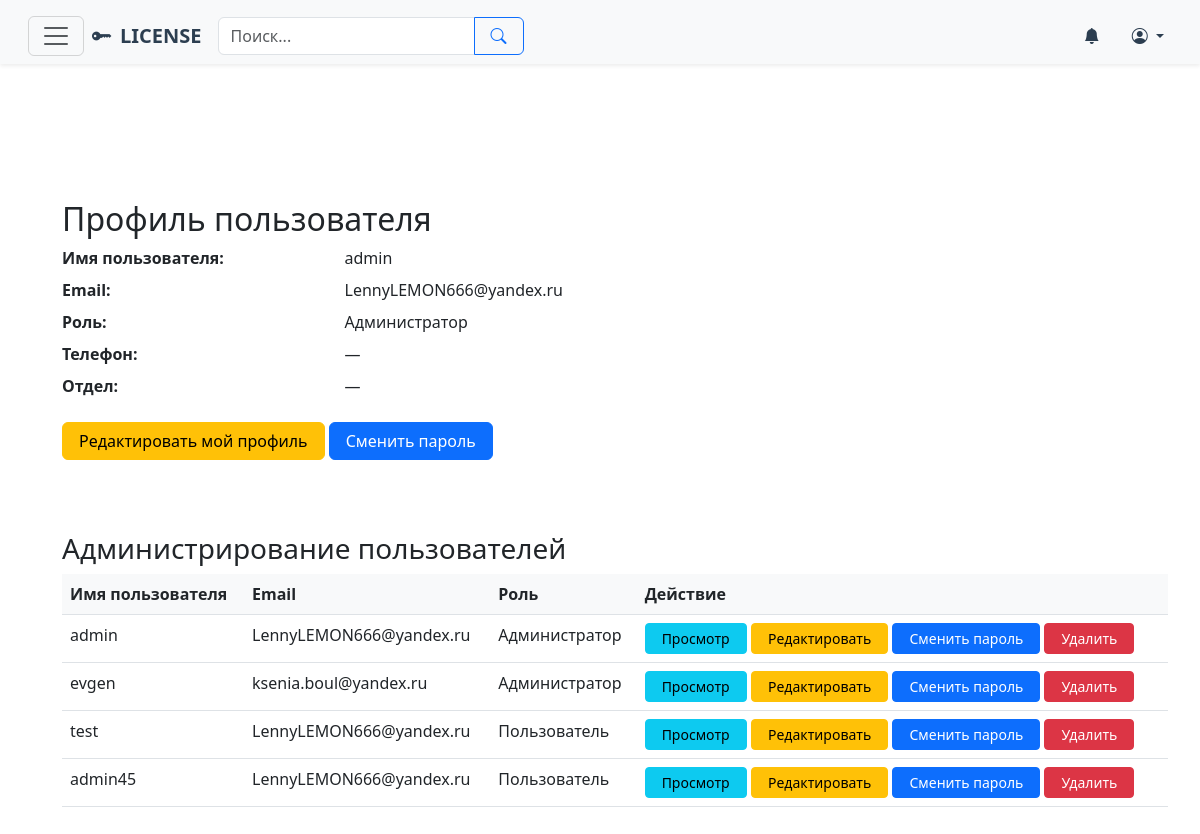
/profile/ (signed in), run on the app's committed database.
### licen/models.py (models this page shows, shortened)
class TimestampModel(models.Model):
    created_at = models.DateTimeField(auto_now_add=True, verbose_name=_('Дата создания'))
    updated_at = models.DateTimeField(auto_now=True, verbose_name=_('Дата обновления'))
    class Meta:
        abstract = True

class UserProfile(TimestampModel):
    class Role(models.TextChoices):
        JOURNALIST = 'moderator', _('Пользователь')
        MODERATOR = 'journalist', _('Бухгалтер')
        ADMIN = 'admin', _('Администратор')
    user = models.OneToOneField(User, on_delete=models.CASCADE, related_name='profile', verbose_name=_('Пользователь'))
    role = models.CharField(max_length=20, choices=Role.choices, default=Role.JOURNALIST, verbose_name=_('Роль пользователя'))
    phone = models.CharField(max_length=20, blank=True, null=True, verbose_name=_('Телефон'))
    department = models.CharField(max_length=100, blank=True, null=True, verbose_name=_('Отдел'))
    class Meta:
        verbose_name = _('Профиль пользователя')
        verbose_name_plural = _('Профили пользователей')

### licen/views.py (the view, shortened to what this page needs)
# urls.py: path('profile/', profile_view, name='profile'),
@login_required
def profile_view(request):
    user = request.user
    try:
        profile = user.profile
    except UserProfile.DoesNotExist:
        profile = UserProfile.objects.create(user=user)
    license_notifications = LicenseNotification.objects.filter(
        user_notified=request.user
    ).order_by('-expiration_date')[:5]
    if profile.role == UserProfile.Role.ADMIN:
        users = User.objects.all()
        return render(request, 'licen/profile/profile.html', {
            'user': user,
            'profile': profile,
            'users': users,
            'title': f"Профиль: {user.username}"
        })

### licen/context_processors.py (called while the page is built, shortened)
def get_breadcrumbs(request):
    breadcrumbs = []
    breadcrumbs.append({
        'name': _('Города'),
        'url': reverse('city-list')
    })
    return {'breadcrumbs': breadcrumbs}

### licen/templates/licen/profile/profile.html (shortened to what this page needs)
{% extends "base.html" %}
{% block content %}
<div class="container mt-5">
    <h2>Профиль пользователя</h2>
    <dl class="row">
        <dt class="col-sm-3">Имя пользователя:</dt>
        <dd class="col-sm-9">{{ user.username }}</dd>
        <dt class="col-sm-3">Email:</dt>
        <dd class="col-sm-9">{{ user.email }}</dd>
        <dt class="col-sm-3">Роль:</dt>
        <dd class="col-sm-9">{{ profile.get_role_display }}</dd>
        <dt class="col-sm-3">Телефон:</dt>
        <dd class="col-sm-9">{{ profile.phone|default:"—" }}</dd>
        <dt class="col-sm-3">Отдел:</dt>
        <dd class="col-sm-9">{{ profile.department|default:"—" }}</dd>
    </dl>
    <a href="{% url 'user-update' user.id %}" class="btn btn-warning mb-4">Редактировать мой профиль</a>
    <a href="{% url 'change-password' %}" class="btn btn-primary mb-4">Сменить пароль</a>
    {% if profile.role == 'admin' %}
    <div class="mt-5">
        <h3>Администрирование пользователей</h3>
        {% if users %}
        <table class="table table-hover">
            <thead>
                <tr>
                    <th>Имя пользователя</th>
                    <th>Email</th>
                    <th>Роль</th>
                    <th>Действие</th>
                </tr>
            </thead>
            <tbody>
                {% for user in users %}
                <tr>
                    <td>{{ user.username }}</td>
                    <td>{{ user.email }}</td>
                    <td>{{ user.profile.get_role_display }}</td>
                    <td>
                        <a href="{% url 'user-detail' user.id %}" class="btn btn-sm btn-info">Просмотр</a>
                        <a href="{% url 'user-update' user.id %}" class="btn btn-sm btn-warning">Редактировать</a>
                        <a href="{% url 'change-user-password' user.id %}" class="btn btn-sm btn-primary">Сменить пароль</a>
                        <a href="{% url 'user-delete' user.id %}" class="btn btn-sm btn-danger">Удалить</a>
                    </td>
                </tr>
                {% endfor %}
            </tbody>
        </table>
        {% else %}
        <p class="text-muted">Нет пользователей</p>
        {% endif %}
    </div>
    {% endif %}
</div>
{% endblock %}

### licen/templates/base.html (style rules this page uses)
.table thead th { background-color: #f8f9fa; }
.btn { padding-left: 1rem; padding-right: 1rem; }

### data on the page
UserProfile: role "Администратор", phone "—", department "—"

### other printed values
{{ user.username }} "admin"
{{ user.email }} "LennyLEMON666@yandex.ru"
{{ user.profile.get_role_display }} "Администратор"
{{ user.username }} "evgen"
{{ user.email }} "ksenia.boul@yandex.ru"
{{ user.username }} "test"
{{ user.profile.get_role_display }} "Пользователь"
{{ user.username }} "admin45"
